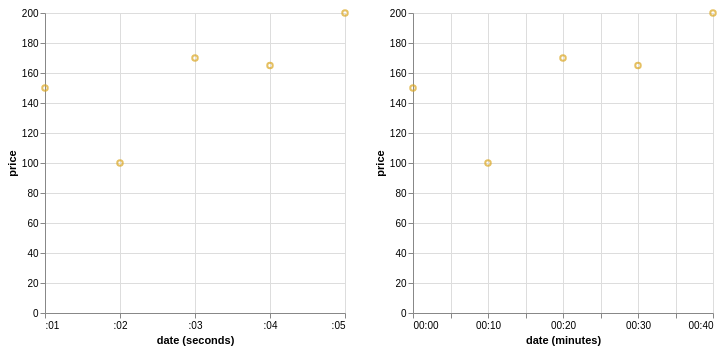

Write the Vega-Lite specification saved for this chart.
### Vega specification from a JSON file in a GitHub repository (floating-point values rounded to 4 significant figures)
{"$schema": "https://vega.github.io/schema/vega/v6.json", "background": "white", "padding": 5, "height": 300, "data": [{"name": "brush_store"}, {"name": "source_0", "values": [{"date": "Sun, 01 Jan 2012 23:00:01", "price": 150}, {"date": "Sun, 02 Jan 2012 00:10:02", "price": 100}, {"date": "Sun, 02 Jan 2012 01:20:03", "price": 170}, {"date": "Sun, 02 Jan 2012 02:30:04", "price": 165}, {"date": "Sun, 02 Jan 2012 03:40:05", "price": 200}]}, {"name": "data_0", "source": "source_0", "transform": [{"type": "formula", "expr": "toDate(datum[\"date\"])", "as": "date"}, {"field": "date", "type": "timeunit", "units": ["seconds"], "as": ["seconds_date", "seconds_date_end"]}]}, {"name": "data_1", "source": "data_0", "transform": [{"type": "filter", "expr": "!length(data(\"brush_store\")) || vlSelectionTest(\"brush_store\", datum)"}, {"field": "date", "type": "timeunit", "units": ["minutes"], "as": ["minutes_date", "minutes_date_end"]}, {"type": "filter", "expr": "(isDate(datum[\"minutes_date\"]) || (isValid(datum[\"minutes_date\"]) && isFinite(+datum[\"minutes_date\"]))) && isValid(datum[\"price\"]) && isFinite(+datum[\"price\"])"}]}, {"name": "data_2", "source": "data_0", "transform": [{"type": "filter", "expr": "(isDate(datum[\"seconds_date\"]) || (isValid(datum[\"seconds_date\"]) && isFinite(+datum[\"seconds_date\"]))) && isValid(datum[\"price\"]) && isFinite(+datum[\"price\"])"}]}], "signals": [{"name": "childWidth", "value": 300}, {"name": "unit", "value": {}, "on": [{"events": "pointermove", "update": "isTuple(group()) ? group() : unit"}]}, {"name": "brush", "update": "vlSelectionResolve(\"brush_store\", \"union\")"}], "layout": {"padding": 20, "bounds": "full", "align": "each"}, "marks": [{"type": "group", "name": "concat_0_group", "style": "cell", "encode": {"update": {"width": {"signal": "childWidth"}, "height": {"signal": "height"}}}, "signals": [{"name": "brush_x", "value": [], "on": [{"events": {"source": "scope", "type": "pointerdown", "filter": ["!event.item || event.item.mark.name !== \"brush_brush\""]}, "update": "[x(unit), x(unit)]"}, {"events": {"source": "window", "type": "pointermove", "consume": true, "between": [{"source": "scope", "type": "pointerdown", "filter": ["!event.item || event.item.mark.name !== \"brush_brush\""]}, {"source": "window", "type": "pointerup"}]}, "update": "[brush_x[0], clamp(x(unit), 0, childWidth)]"}, {"events": {"signal": "brush_scale_trigger"}, "update": "[scale(\"concat_0_x\", brush_seconds_date[0]), scale(\"concat_0_x\", brush_seconds_date[1])]"}, {"events": [{"source": "view", "type": "dblclick"}], "update": "[0, 0]"}, {"events": {"signal": "brush_translate_delta"}, "update": "clampRange(panLinear(brush_translate_anchor.extent_x, brush_translate_delta.x / span(brush_translate_anchor.extent_x)), 0, childWidth)"}, {"events": {"signal": "brush_zoom_delta"}, "update": "clampRange(zoomLinear(brush_x, brush_zoom_anchor.x, brush_zoom_delta), 0, childWidth)"}]}, {"name": "brush_seconds_date", "on": [{"events": {"signal": "brush_x"}, "update": "brush_x[0] === brush_x[1] ? null : isArray(brush_seconds_date) && brush_x[0] === scale(\"concat_0_x\", brush_seconds_date[0]) && brush_x[1] === scale(\"concat_0_x\", brush_seconds_date[1]) ? brush_seconds_date : invert(\"concat_0_x\", brush_x)"}]}, {"name": "brush_scale_trigger", "value": {}, "on": [{"events": [{"scale": "concat_0_x"}], "update": "(!isArray(brush_seconds_date) || (+invert(\"concat_0_x\", brush_x)[0] === +brush_seconds_date[0] && +invert(\"concat_0_x\", brush_x)[1] === +brush_seconds_date[1])) ? brush_scale_trigger : {}"}]}, {"name": "brush_tuple", "on": [{"events": [{"signal": "brush_seconds_date"}], "update": "brush_seconds_date ? {unit: \"concat_0\", fields: brush_tuple_fields, values: [brush_seconds_date]} : null"}]}, {"name": "brush_tuple_fields", "value": [{"field": "seconds_date", "channel": "x", "type": "R"}]}, {"name": "brush_translate_anchor", "value": {}, "on": [{"events": [{"source": "scope", "type": "pointerdown", "markname": "brush_brush"}], "update": "{x: x(unit), y: y(unit), extent_x: slice(brush_x)}"}]}, {"name": "brush_translate_delta", "value": {}, "on": [{"events": [{"source": "window", "type": "pointermove", "consume": true, "between": [{"source": "scope", "type": "pointerdown", "markname": "brush_brush"}, {"source": "window", "type": "pointerup"}]}], "update": "{x: brush_translate_anchor.x - x(unit), y: brush_translate_anchor.y - y(unit)}"}]}, {"name": "brush_zoom_anchor", "on": [{"events": [{"source": "scope", "type": "wheel", "consume": true, "markname": "brush_brush"}], "update": "{x: x(unit), y: y(unit)}"}]}, {"name": "brush_zoom_delta", "on": [{"events": [{"source": "scope", "type": "wheel", "consume": true, "markname": "brush_brush"}], "force": true, "update": "pow(1.001, event.deltaY * pow(16, event.deltaMode))"}]}, {"name": "brush_modify", "on": [{"events": {"signal": "brush_tuple"}, "update": "modify(\"brush_store\", brush_tuple, true)"}]}], "marks": [{"name": "brush_brush_bg", "type": "rect", "clip": true, "encode": {"enter": {"fill": {"value": "#333"}, "fillOpacity": {"value": 0.125}}, "update": {"x": [{"test": "data(\"brush_store\").length && data(\"brush_store\")[0].unit === \"concat_0\"", "signal": "brush_x[0]"}, {"value": 0}], "y": [{"test": "data(\"brush_store\").length && data(\"brush_store\")[0].unit === \"concat_0\"", "value": 0}, {"value": 0}], "x2": [{"test": "data(\"brush_store\").length && data(\"brush_store\")[0].unit === \"concat_0\"", "signal": "brush_x[1]"}, {"value": 0}], "y2": [{"test": "data(\"brush_store\").length && data(\"brush_store\")[0].unit === \"concat_0\"", "field": {"group": "height"}}, {"value": 0}]}}}, {"name": "concat_0_marks", "type": "symbol", "style": ["point"], "interactive": true, "from": {"data": "data_2"}, "encode": {"update": {"opacity": {"value": 0.7}, "fill": {"value": "transparent"}, "stroke": [{"test": "!length(data(\"brush_store\")) || vlSelectionTest(\"brush_store\", datum)", "value": "goldenrod"}, {"value": "steelblue"}], "ariaRoleDescription": {"value": "point"}, "description": {"signal": "\"date (seconds): \" + (timeFormat(datum[\"seconds_date\"], timeUnitSpecifier([\"seconds\"], {\"year-month\":\"%b %Y \",\"year-month-date\":\"%b %d, %Y \"}))) + \"; price: \" + (format(datum[\"price\"], \"\"))"}, "x": {"scale": "concat_0_x", "field": "seconds_date"}, "y": {"scale": "concat_0_y", "field": "price"}}}}, {"name": "brush_brush", "type": "rect", "clip": true, "encode": {"enter": {"cursor": {"value": "move"}, "fill": {"value": "transparent"}}, "update": {"x": [{"test": "data(\"brush_store\").length && data(\"brush_store\")[0].unit === \"concat_0\"", "signal": "brush_x[0]"}, {"value": 0}], "y": [{"test": "data(\"brush_store\").length && data(\"brush_store\")[0].unit === \"concat_0\"", "value": 0}, {"value": 0}], "x2": [{"test": "data(\"brush_store\").length && data(\"brush_store\")[0].unit === \"concat_0\"", "signal": "brush_x[1]"}, {"value": 0}], "y2": [{"test": "data(\"brush_store\").length && data(\"brush_store\")[0].unit === \"concat_0\"", "field": {"group": "height"}}, {"value": 0}], "stroke": [{"test": "brush_x[0] !== brush_x[1]", "value": "white"}, {"value": null}]}}}], "axes": [{"scale": "concat_0_x", "orient": "bottom", "gridScale": "concat_0_y", "grid": true, "tickCount": {"signal": "ceil(childWidth/40)"}, "tickMinStep": {"signal": "datetime(2001, 0, 1, 0, 0, 1, 0) - datetime(2001, 0, 1, 0, 0, 0, 0)"}, "domain": false, "labels": false, "aria": false, "maxExtent": 0, "minExtent": 0, "ticks": false, "zindex": 0}, {"scale": "concat_0_y", "orient": "left", "gridScale": "concat_0_x", "grid": true, "tickCount": {"signal": "ceil(height/40)"}, "domain": false, "labels": false, "aria": false, "maxExtent": 0, "minExtent": 0, "ticks": false, "zindex": 0}, {"scale": "concat_0_x", "orient": "bottom", "grid": false, "title": "date (seconds)", "format": {"signal": "timeUnitSpecifier([\"seconds\"], {\"year-month\":\"%b %Y \",\"year-month-date\":\"%b %d, %Y \"})"}, "labelFlush": true, "labelOverlap": true, "tickCount": {"signal": "ceil(childWidth/40)"}, "tickMinStep": {"signal": "datetime(2001, 0, 1, 0, 0, 1, 0) - datetime(2001, 0, 1, 0, 0, 0, 0)"}, "zindex": 0}, {"scale": "concat_0_y", "orient": "left", "grid": false, "title": "price", "labelOverlap": true, "tickCount": {"signal": "ceil(height/40)"}, "zindex": 0}]}, {"type": "group", "name": "concat_1_group", "style": "cell", "encode": {"update": {"width": {"signal": "childWidth"}, "height": {"signal": "height"}}}, "marks": [{"name": "concat_1_marks", "type": "symbol", "style": ["point"], "interactive": false, "from": {"data": "data_1"}, "encode": {"update": {"opacity": {"value": 0.7}, "fill": {"value": "transparent"}, "stroke": {"value": "goldenrod"}, "ariaRoleDescription": {"value": "point"}, "description": {"signal": "\"date (minutes): \" + (timeFormat(datum[\"minutes_date\"], timeUnitSpecifier([\"minutes\"], {\"year-month\":\"%b %Y \",\"year-month-date\":\"%b %d, %Y \"}))) + \"; price: \" + (format(datum[\"price\"], \"\"))"}, "x": {"scale": "concat_1_x", "field": "minutes_date"}, "y": {"scale": "concat_1_y", "field": "price"}}}}], "axes": [{"scale": "concat_1_x", "orient": "bottom", "gridScale": "concat_1_y", "grid": true, "tickCount": {"signal": "ceil(childWidth/40)"}, "tickMinStep": {"signal": "datetime(2001, 0, 1, 0, 1, 0, 0) - datetime(2001, 0, 1, 0, 0, 0, 0)"}, "domain": false, "labels": false, "aria": false, "maxExtent": 0, "minExtent": 0, "ticks": false, "zindex": 0}, {"scale": "concat_1_y", "orient": "left", "gridScale": "concat_1_x", "grid": true, "tickCount": {"signal": "ceil(height/40)"}, "domain": false, "labels": false, "aria": false, "maxExtent": 0, "minExtent": 0, "ticks": false, "zindex": 0}, {"scale": "concat_1_x", "orient": "bottom", "grid": false, "title": "date (minutes)", "format": {"signal": "timeUnitSpecifier([\"minutes\"], {\"year-month\":\"%b %Y \",\"year-month-date\":\"%b %d, %Y \"})"}, "labelFlush": true, "labelOverlap": true, "tickCount": {"signal": "ceil(childWidth/40)"}, "tickMinStep": {"signal": "datetime(2001, 0, 1, 0, 1, 0, 0) - datetime(2001, 0, 1, 0, 0, 0, 0)"}, "zindex": 0}, {"scale": "concat_1_y", "orient": "left", "grid": false, "title": "price", "labelOverlap": true, "tickCount": {"signal": "ceil(height/40)"}, "zindex": 0}]}], "scales": [{"name": "concat_0_x", "type": "time", "domain": {"data": "data_2", "field": "seconds_date"}, "range": [0, {"signal": "childWidth"}]}, {"name": "concat_0_y", "type": "linear", "domain": {"data": "data_2", "field": "price"}, "range": [{"signal": "height"}, 0], "nice": true, "zero": true}, {"name": "concat_1_x", "type": "time", "domain": {"data": "data_1", "field": "minutes_date"}, "range": [0, {"signal": "childWidth"}]}, {"name": "concat_1_y", "type": "linear", "domain": {"data": "data_1", "field": "price"}, "range": [{"signal": "height"}, 0], "nice": true, "zero": true}]}
